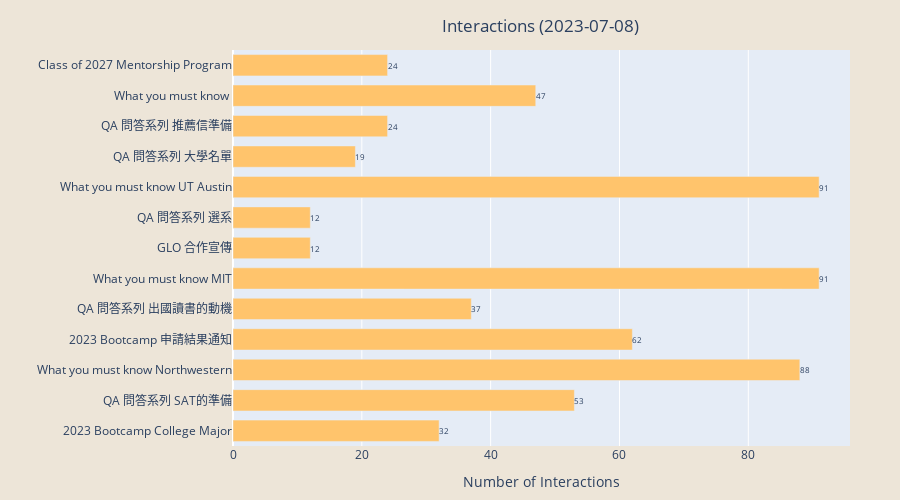

This figure's notebook cell:
### Code cell
# Interactions
plt.figure(figsize=(10,6))
plt.barh(df["label"], width = df["interactions"], color = "#FFC46C") 
plt.title("Interactions " + f"({date.today()})")
plt.xlabel("Number of Interactions")
plt.rcParams['axes.facecolor'] = "#EDE5D8"
for index, value in enumerate(df["interactions"]):
    plt.text(value, index,
             str(value), fontsize = 8)
#plt.savefig(f'interactions_{date_format}.png', bbox_inches='tight')
#plt.show()

# Convert the Matplotlib bar plot to Plotly-compatible traces
data = go.Bar(
    y=df["label"],
    x=df["interactions"],
    orientation='h',
    marker=dict(color="#FFC46C"),
    name="Interactions"
)

# Create the layout for the plot
layout = go.Layout(
    title=dict(
    text="Interactions " + f"({date.today()})",
    x=0.6,  # Set the x-position of the title to the center of the plot
    y=0.96   # Set the y-position of the title (0 is the top, 1 is the bottom)
    ),
    xaxis=dict(title="Number of Interactions"),
    yaxis=dict(title=""),
    paper_bgcolor="#EDE5D8",
    yaxis_tickfont=dict(size=12),
    bargap=0.3,
    height = 500,
    margin=dict(l=50, r=50, t=50, b=50)
)

# Create the Figure object and add the data and layout
interactions_fig = go.Figure(data=data, layout=layout)

# Add text annotations to the bars
for i, value in enumerate(df["interactions"]):
    interactions_fig.add_annotation(
        x=value,
        y=df["label"][i],
        text="     " + str(value),
        font=dict(size=8),
        showarrow=False
    )

# Display the interactive plot
interactions_fig.show()
interactions_fig.write_image(f'interactions_{date_format}.jpeg', width = 1000, height = 500)

### Figure 1 — Plotly figure (JSON) as saved in the notebook; plotly's stock layout.template omitted (floating-point values rounded to 4 significant figures)
{"data": [{"marker": {"color": "#FFC46C"}, "name": "Interactions", "orientation": "h", "type": "bar", "x": [32, 53, 88, 62, 37, 91, 12, 12, 91, 19, 24, 47, 24], "y": ["2023 Bootcamp College Major", "QA 問答系列 SAT的準備", "What you must know Northwestern", "2023 Bootcamp 申請結果通知", "QA 問答系列 出國讀書的動機", "What you must know MIT", "GLO 合作宣傳", "QA 問答系列 選系", "What you must know UT Austin", "QA 問答系列 大學名單", "QA 問答系列 推薦信準備", "What you must know ", "Class of 2027 Mentorship Program"]}], "layout": {"annotations": [{"font": {"size": 8}, "showarrow": false, "text": "     32", "x": 32, "y": "2023 Bootcamp College Major"}, {"font": {"size": 8}, "showarrow": false, "text": "     53", "x": 53, "y": "QA 問答系列 SAT的準備"}, {"font": {"size": 8}, "showarrow": false, "text": "     88", "x": 88, "y": "What you must know Northwestern"}, {"font": {"size": 8}, "showarrow": false, "text": "     62", "x": 62, "y": "2023 Bootcamp 申請結果通知"}, {"font": {"size": 8}, "showarrow": false, "text": "     37", "x": 37, "y": "QA 問答系列 出國讀書的動機"}, {"font": {"size": 8}, "showarrow": false, "text": "     91", "x": 91, "y": "What you must know MIT"}, {"font": {"size": 8}, "showarrow": false, "text": "     12", "x": 12, "y": "GLO 合作宣傳"}, {"font": {"size": 8}, "showarrow": false, "text": "     12", "x": 12, "y": "QA 問答系列 選系"}, {"font": {"size": 8}, "showarrow": false, "text": "     91", "x": 91, "y": "What you must know UT Austin"}, {"font": {"size": 8}, "showarrow": false, "text": "     19", "x": 19, "y": "QA 問答系列 大學名單"}, {"font": {"size": 8}, "showarrow": false, "text": "     24", "x": 24, "y": "QA 問答系列 推薦信準備"}, {"font": {"size": 8}, "showarrow": false, "text": "     47", "x": 47, "y": "What you must know "}, {"font": {"size": 8}, "showarrow": false, "text": "     24", "x": 24, "y": "Class of 2027 Mentorship Program"}], "bargap": 0.3, "height": 500, "margin": {"b": 50, "l": 50, "r": 50, "t": 50}, "paper_bgcolor": "#EDE5D8", "title": {"text": "Interactions (2023-07-08)", "x": 0.6, "y": 0.96}, "xaxis": {"title": {"text": "Number of Interactions"}}, "yaxis": {"tickfont": {"size": 12}, "title": {"text": ""}}}}
